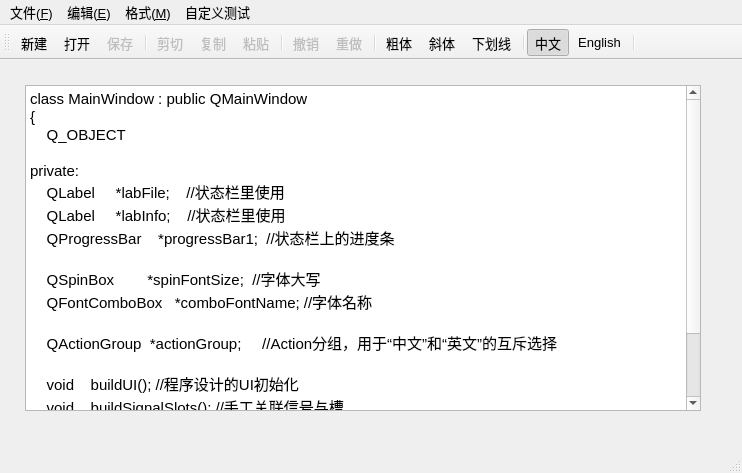
<?xml version="1.0" encoding="UTF-8"?>
<ui version="4.0">
 <class>MainWindow</class>
 <widget class="QMainWindow" name="MainWindow">
  <property name="geometry">
   <rect>
    <x>0</x>
    <y>0</y>
    <width>742</width>
    <height>473</height>
   </rect>
  </property>
  <property name="font">
   <font>
    <pointsize>10</pointsize>
   </font>
  </property>
  <property name="windowTitle">
   <string>QAction，QMainWindow，QPlainTextEdit</string>
  </property>
  <property name="toolButtonStyle">
   <enum>Qt::ToolButtonTextUnderIcon</enum>
  </property>
  <widget class="QWidget" name="centralWidget">
   <widget class="QPlainTextEdit" name="textEdit">
    <property name="geometry">
     <rect>
      <x>25</x>
      <y>25</y>
      <width>676</width>
      <height>326</height>
     </rect>
    </property>
    <property name="font">
     <font>
      <pointsize>11</pointsize>
     </font>
    </property>
    <property name="plainText">
     <string>class MainWindow : public QMainWindow
{
    Q_OBJECT

private:
    QLabel     *labFile;    //状态栏里使用
    QLabel     *labInfo;    //状态栏里使用
    QProgressBar    *progressBar1;  //状态栏上的进度条

    QSpinBox        *spinFontSize;  //字体大写
    QFontComboBox   *comboFontName; //字体名称

    QActionGroup  *actionGroup;     //Action分组，用于“中文”和“英文”的互斥选择

    void    buildUI(); //程序设计的UI初始化
    void    buildSignalSlots(); //手工关联信号与槽
public:
    MainWindow(QWidget *parent = 0);
    ~MainWindow();</string>
    </property>
   </widget>
  </widget>
  <widget class="QMenuBar" name="menuBar">
   <property name="geometry">
    <rect>
     <x>0</x>
     <y>0</y>
     <width>742</width>
     <height>22</height>
    </rect>
   </property>
   <widget class="QMenu" name="menu_E">
    <property name="title">
     <string>编辑(&amp;E)</string>
    </property>
    <addaction name="actEdit_Cut"/>
    <addaction name="actEdit_Copy"/>
    <addaction name="actEdit_Paste"/>
    <addaction name="separator"/>
    <addaction name="actEdit_Undo"/>
    <addaction name="actEdit_Redo"/>
    <addaction name="separator"/>
    <addaction name="actEdit_SelectAll"/>
    <addaction name="actEdit_Clear"/>
   </widget>
   <widget class="QMenu" name="menu_F">
    <property name="title">
     <string>格式(&amp;M)</string>
    </property>
    <widget class="QMenu" name="menu">
     <property name="title">
      <string>界面语言</string>
     </property>
     <addaction name="actLang_CN"/>
     <addaction name="actLang_EN"/>
    </widget>
    <addaction name="actFont_Bold"/>
    <addaction name="actFont_Italic"/>
    <addaction name="actFont_UnderLine"/>
    <addaction name="separator"/>
    <addaction name="actSys_ToggleText"/>
    <addaction name="menu"/>
   </widget>
   <widget class="QMenu" name="menu_F_2">
    <property name="title">
     <string>文件(&amp;F)</string>
    </property>
    <addaction name="actFile_New"/>
    <addaction name="actFile_Open"/>
    <addaction name="separator"/>
    <addaction name="actFile_Save"/>
    <addaction name="actClose"/>
   </widget>
   <widget class="QMenu" name="menu_2">
    <property name="title">
     <string>自定义测试</string>
    </property>
    <widget class="QMenu" name="menu1">
     <property name="toolTip">
      <string>111</string>
     </property>
     <property name="title">
      <string>1</string>
     </property>
     <addaction name="action1_2"/>
     <addaction name="action1_3"/>
     <addaction name="separator"/>
     <addaction name="action2_3"/>
    </widget>
    <addaction name="separator"/>
    <addaction name="menu1"/>
    <addaction name="separator"/>
    <addaction name="separator"/>
    <addaction name="separator"/>
    <addaction name="action2_2"/>
    <addaction name="separator"/>
   </widget>
   <addaction name="menu_F_2"/>
   <addaction name="menu_E"/>
   <addaction name="menu_F"/>
   <addaction name="menu_2"/>
  </widget>
  <widget class="QToolBar" name="mainToolBar">
   <property name="toolButtonStyle">
    <enum>Qt::ToolButtonTextUnderIcon</enum>
   </property>
   <property name="floatable">
    <bool>false</bool>
   </property>
   <attribute name="toolBarArea">
    <enum>TopToolBarArea</enum>
   </attribute>
   <attribute name="toolBarBreak">
    <bool>false</bool>
   </attribute>
   <addaction name="actFile_New"/>
   <addaction name="actFile_Open"/>
   <addaction name="actFile_Save"/>
   <addaction name="separator"/>
   <addaction name="actEdit_Cut"/>
   <addaction name="actEdit_Copy"/>
   <addaction name="actEdit_Paste"/>
   <addaction name="separator"/>
   <addaction name="actEdit_Undo"/>
   <addaction name="actEdit_Redo"/>
   <addaction name="separator"/>
   <addaction name="actFont_Bold"/>
   <addaction name="actFont_Italic"/>
   <addaction name="actFont_UnderLine"/>
   <addaction name="separator"/>
   <addaction name="actLang_CN"/>
   <addaction name="actLang_EN"/>
   <addaction name="separator"/>
  </widget>
  <widget class="QStatusBar" name="statusBar"/>
  <action name="actEdit_Cut">
   <property name="enabled">
    <bool>false</bool>
   </property>
   <property name="icon">
    <iconset resource="res.qrc">
     <normaloff>:/icons/images/200.bmp</normaloff>:/icons/images/200.bmp</iconset>
   </property>
   <property name="text">
    <string>剪切</string>
   </property>
   <property name="toolTip">
    <string>剪切到粘贴板</string>
   </property>
   <property name="shortcut">
    <string>Ctrl+X</string>
   </property>
  </action>
  <action name="actEdit_Copy">
   <property name="enabled">
    <bool>false</bool>
   </property>
   <property name="icon">
    <iconset resource="res.qrc">
     <normaloff>:/icons/images/202.bmp</normaloff>:/icons/images/202.bmp</iconset>
   </property>
   <property name="text">
    <string>复制</string>
   </property>
   <property name="toolTip">
    <string>复制到粘贴板</string>
   </property>
   <property name="shortcut">
    <string>Ctrl+C</string>
   </property>
  </action>
  <action name="actEdit_Paste">
   <property name="enabled">
    <bool>false</bool>
   </property>
   <property name="icon">
    <iconset resource="res.qrc">
     <normaloff>:/icons/images/204.bmp</normaloff>:/icons/images/204.bmp</iconset>
   </property>
   <property name="text">
    <string>粘贴</string>
   </property>
   <property name="toolTip">
    <string>从粘贴板粘贴</string>
   </property>
   <property name="shortcut">
    <string>Ctrl+V</string>
   </property>
  </action>
  <action name="actFont_Bold">
   <property name="checkable">
    <bool>true</bool>
   </property>
   <property name="icon">
    <iconset resource="res.qrc">
     <normaloff>:/icons/images/500.bmp</normaloff>:/icons/images/500.bmp</iconset>
   </property>
   <property name="text">
    <string>粗体</string>
   </property>
   <property name="toolTip">
    <string>粗体</string>
   </property>
  </action>
  <action name="actFont_Italic">
   <property name="checkable">
    <bool>true</bool>
   </property>
   <property name="icon">
    <iconset resource="res.qrc">
     <normaloff>:/icons/images/502.bmp</normaloff>:/icons/images/502.bmp</iconset>
   </property>
   <property name="text">
    <string>斜体</string>
   </property>
   <property name="toolTip">
    <string>斜体</string>
   </property>
  </action>
  <action name="actFont_UnderLine">
   <property name="checkable">
    <bool>true</bool>
   </property>
   <property name="icon">
    <iconset resource="res.qrc">
     <normaloff>:/icons/images/504.bmp</normaloff>:/icons/images/504.bmp</iconset>
   </property>
   <property name="text">
    <string>下划线</string>
   </property>
   <property name="toolTip">
    <string>下划线</string>
   </property>
  </action>
  <action name="actClose">
   <property name="icon">
    <iconset resource="res.qrc">
     <normaloff>:/icons/images/132.bmp</normaloff>:/icons/images/132.bmp</iconset>
   </property>
   <property name="text">
    <string>关闭</string>
   </property>
   <property name="toolTip">
    <string>关闭本窗口</string>
   </property>
  </action>
  <action name="actSys_ToggleText">
   <property name="checkable">
    <bool>true</bool>
   </property>
   <property name="checked">
    <bool>false</bool>
   </property>
   <property name="text">
    <string>显示按钮文字</string>
   </property>
   <property name="toolTip">
    <string>显示工具栏按钮文字</string>
   </property>
  </action>
  <action name="actEdit_Clear">
   <property name="icon">
    <iconset resource="res.qrc">
     <normaloff>:/icons/images/212.bmp</normaloff>:/icons/images/212.bmp</iconset>
   </property>
   <property name="text">
    <string>清空</string>
   </property>
   <property name="toolTip">
    <string>清空</string>
   </property>
  </action>
  <action name="actEdit_Undo">
   <property name="enabled">
    <bool>false</bool>
   </property>
   <property name="icon">
    <iconset resource="res.qrc">
     <normaloff>:/icons/images/206.bmp</normaloff>:/icons/images/206.bmp</iconset>
   </property>
   <property name="text">
    <string>撤销</string>
   </property>
   <property name="toolTip">
    <string>撤销上次编辑操作</string>
   </property>
   <property name="statusTip">
    <string>撤销上次编辑操作</string>
   </property>
   <property name="shortcut">
    <string>Ctrl+Z</string>
   </property>
  </action>
  <action name="actEdit_Redo">
   <property name="enabled">
    <bool>false</bool>
   </property>
   <property name="icon">
    <iconset resource="res.qrc">
     <normaloff>:/icons/images/208.bmp</normaloff>:/icons/images/208.bmp</iconset>
   </property>
   <property name="text">
    <string>重做</string>
   </property>
   <property name="toolTip">
    <string>重做上次操作</string>
   </property>
   <property name="statusTip">
    <string>重做上次操作</string>
   </property>
   <property name="shortcut">
    <string>Ctrl+Y</string>
   </property>
  </action>
  <action name="actEdit_SelectAll">
   <property name="text">
    <string>全选</string>
   </property>
   <property name="toolTip">
    <string>全选</string>
   </property>
   <property name="shortcut">
    <string>Ctrl+A</string>
   </property>
  </action>
  <action name="actFile_New">
   <property name="icon">
    <iconset resource="res.qrc">
     <normaloff>:/icons/images/100.bmp</normaloff>
     <normalon>:/icons/images/100.bmp</normalon>:/icons/images/100.bmp</iconset>
   </property>
   <property name="text">
    <string>新建</string>
   </property>
   <property name="toolTip">
    <string>新建文件</string>
   </property>
   <property name="statusTip">
    <string>新建一个文件</string>
   </property>
   <property name="shortcut">
    <string>Ctrl+N</string>
   </property>
  </action>
  <action name="actFile_Open">
   <property name="icon">
    <iconset resource="res.qrc">
     <normaloff>:/icons/images/122.bmp</normaloff>:/icons/images/122.bmp</iconset>
   </property>
   <property name="text">
    <string>打开...</string>
   </property>
   <property name="toolTip">
    <string>打开文件</string>
   </property>
   <property name="statusTip">
    <string>打开一个文件</string>
   </property>
   <property name="shortcut">
    <string>Ctrl+O</string>
   </property>
  </action>
  <action name="actFile_Save">
   <property name="enabled">
    <bool>false</bool>
   </property>
   <property name="icon">
    <iconset resource="res.qrc">
     <normaloff>:/icons/images/104.bmp</normaloff>:/icons/images/104.bmp</iconset>
   </property>
   <property name="text">
    <string>保存</string>
   </property>
   <property name="toolTip">
    <string>保存修改</string>
   </property>
   <property name="statusTip">
    <string>没有实际保存文件</string>
   </property>
   <property name="shortcut">
    <string>Ctrl+S</string>
   </property>
  </action>
  <action name="actLang_CN">
   <property name="checkable">
    <bool>true</bool>
   </property>
   <property name="checked">
    <bool>true</bool>
   </property>
   <property name="icon">
    <iconset resource="res.qrc">
     <normaloff>:/icons/images/CN.jpg</normaloff>:/icons/images/CN.jpg</iconset>
   </property>
   <property name="text">
    <string>中文</string>
   </property>
   <property name="toolTip">
    <string>中文界面</string>
   </property>
   <property name="statusTip">
    <string>切换使用汉语界面</string>
   </property>
  </action>
  <action name="actLang_EN">
   <property name="checkable">
    <bool>true</bool>
   </property>
   <property name="icon">
    <iconset resource="res.qrc">
     <normaloff>:/icons/images/timg2.jpg</normaloff>:/icons/images/timg2.jpg</iconset>
   </property>
   <property name="text">
    <string>English</string>
   </property>
   <property name="toolTip">
    <string>English Interface</string>
   </property>
   <property name="statusTip">
    <string>切换使用英语界面</string>
   </property>
  </action>
  <action name="action2_2">
   <property name="icon">
    <iconset resource="res.qrc">
     <normaloff>:/icons/images/212.bmp</normaloff>:/icons/images/212.bmp</iconset>
   </property>
   <property name="text">
    <string>2222</string>
   </property>
   <property name="toolTip">
    <string>&lt;html&gt;&lt;head/&gt;&lt;body&gt;&lt;p&gt;&lt;img src=&quot;:/icons/images/100.bmp&quot;/&gt;&lt;/p&gt;&lt;/body&gt;&lt;/html&gt;</string>
   </property>
  </action>
  <action name="action1_2">
   <property name="icon">
    <iconset resource="res.qrc">
     <normaloff>:/icons/images/202.bmp</normaloff>:/icons/images/202.bmp</iconset>
   </property>
   <property name="text">
    <string>1</string>
   </property>
  </action>
  <action name="action1_3">
   <property name="icon">
    <iconset resource="res.qrc">
     <normaloff>:/icons/images/504.bmp</normaloff>:/icons/images/504.bmp</iconset>
   </property>
   <property name="text">
    <string>1</string>
   </property>
   <property name="toolTip">
    <string>22222</string>
   </property>
  </action>
  <action name="action2_3">
   <property name="text">
    <string>2</string>
   </property>
  </action>
 </widget>
 <layoutdefault spacing="6" margin="11"/>
 <resources>
  <include location="res.qrc"/>
 </resources>
 <connections>
  <connection>
   <sender>textEdit</sender>
   <signal>undoAvailable(bool)</signal>
   <receiver>actEdit_Undo</receiver>
   <slot>setEnabled(bool)</slot>
   <hints>
    <hint type="sourcelabel">
     <x>362</x>
     <y>269</y>
    </hint>
    <hint type="destinationlabel">
     <x>-1</x>
     <y>-1</y>
    </hint>
   </hints>
  </connection>
  <connection>
   <sender>textEdit</sender>
   <signal>modificationChanged(bool)</signal>
   <receiver>actFile_Save</receiver>
   <slot>setEnabled(bool)</slot>
   <hints>
    <hint type="sourcelabel">
     <x>362</x>
     <y>269</y>
    </hint>
    <hint type="destinationlabel">
     <x>-1</x>
     <y>-1</y>
    </hint>
   </hints>
  </connection>
  <connection>
   <sender>textEdit</sender>
   <signal>redoAvailable(bool)</signal>
   <receiver>actEdit_Redo</receiver>
   <slot>setEnabled(bool)</slot>
   <hints>
    <hint type="sourcelabel">
     <x>362</x>
     <y>269</y>
    </hint>
    <hint type="destinationlabel">
     <x>-1</x>
     <y>-1</y>
    </hint>
   </hints>
  </connection>
  <connection>
   <sender>actEdit_Undo</sender>
   <signal>triggered()</signal>
   <receiver>textEdit</receiver>
   <slot>undo()</slot>
   <hints>
    <hint type="sourcelabel">
     <x>-1</x>
     <y>-1</y>
    </hint>
    <hint type="destinationlabel">
     <x>362</x>
     <y>269</y>
    </hint>
   </hints>
  </connection>
  <connection>
   <sender>actEdit_SelectAll</sender>
   <signal>triggered()</signal>
   <receiver>textEdit</receiver>
   <slot>selectAll()</slot>
   <hints>
    <hint type="sourcelabel">
     <x>-1</x>
     <y>-1</y>
    </hint>
    <hint type="destinationlabel">
     <x>362</x>
     <y>269</y>
    </hint>
   </hints>
  </connection>
  <connection>
   <sender>actEdit_Redo</sender>
   <signal>triggered()</signal>
   <receiver>textEdit</receiver>
   <slot>redo()</slot>
   <hints>
    <hint type="sourcelabel">
     <x>-1</x>
     <y>-1</y>
    </hint>
    <hint type="destinationlabel">
     <x>362</x>
     <y>269</y>
    </hint>
   </hints>
  </connection>
  <connection>
   <sender>actEdit_Paste</sender>
   <signal>triggered()</signal>
   <receiver>textEdit</receiver>
   <slot>paste()</slot>
   <hints>
    <hint type="sourcelabel">
     <x>-1</x>
     <y>-1</y>
    </hint>
    <hint type="destinationlabel">
     <x>362</x>
     <y>269</y>
    </hint>
   </hints>
  </connection>
  <connection>
   <sender>actEdit_Cut</sender>
   <signal>triggered()</signal>
   <receiver>textEdit</receiver>
   <slot>cut()</slot>
   <hints>
    <hint type="sourcelabel">
     <x>-1</x>
     <y>-1</y>
    </hint>
    <hint type="destinationlabel">
     <x>362</x>
     <y>269</y>
    </hint>
   </hints>
  </connection>
  <connection>
   <sender>actEdit_Copy</sender>
   <signal>triggered()</signal>
   <receiver>textEdit</receiver>
   <slot>copy()</slot>
   <hints>
    <hint type="sourcelabel">
     <x>-1</x>
     <y>-1</y>
    </hint>
    <hint type="destinationlabel">
     <x>362</x>
     <y>269</y>
    </hint>
   </hints>
  </connection>
  <connection>
   <sender>actEdit_Clear</sender>
   <signal>triggered()</signal>
   <receiver>textEdit</receiver>
   <slot>clear()</slot>
   <hints>
    <hint type="sourcelabel">
     <x>-1</x>
     <y>-1</y>
    </hint>
    <hint type="destinationlabel">
     <x>362</x>
     <y>269</y>
    </hint>
   </hints>
  </connection>
  <connection>
   <sender>actClose</sender>
   <signal>triggered()</signal>
   <receiver>MainWindow</receiver>
   <slot>close()</slot>
   <hints>
    <hint type="sourcelabel">
     <x>-1</x>
     <y>-1</y>
    </hint>
    <hint type="destinationlabel">
     <x>370</x>
     <y>236</y>
    </hint>
   </hints>
  </connection>
 </connections>
</ui>
